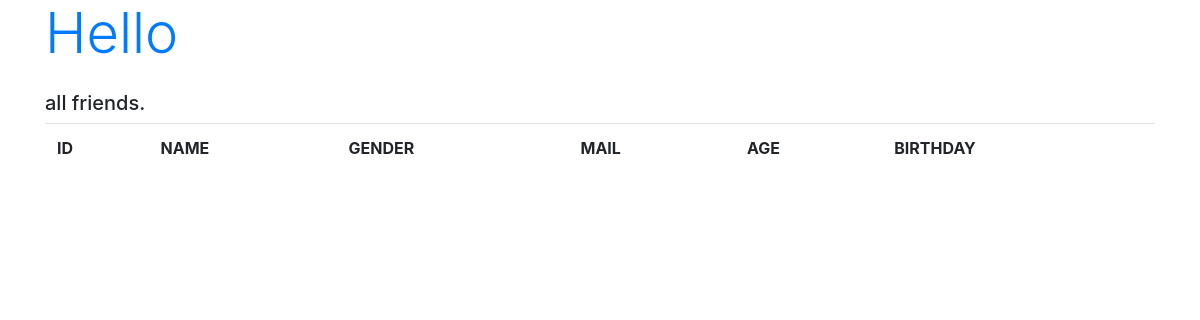
The page /hello/ on the database as committed earlier.
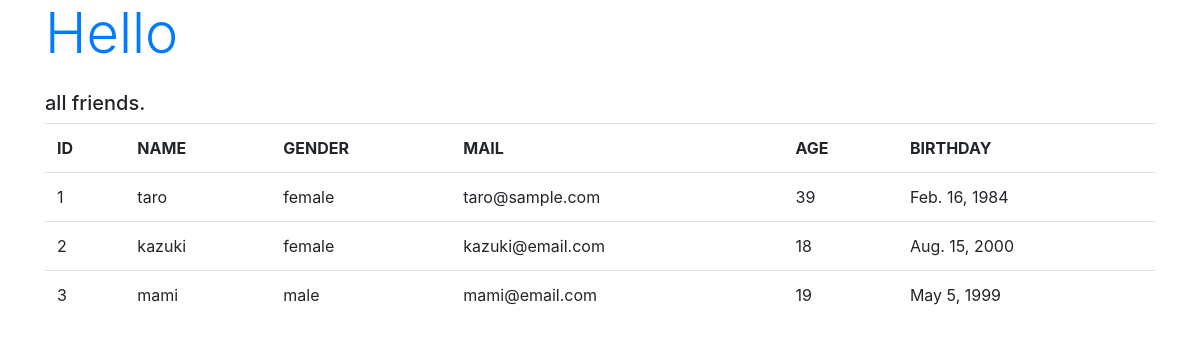
The same page on the database as committed later.
### hello/models.py (models this page shows, shortened)
class Friend(models.Model):
  name = models.CharField(max_length=100)
  mail = models.EmailField(max_length=200)
  gender = models.BooleanField()
  age = models.IntegerField(default=0)
  birthday = models.DateField()

### hello/views.py (the view)
# urls.py: path('', views.index, name='index')
def index(request):
  data = Friend.objects.all()
  params = {
    'title': 'Hello',
    'message': 'all friends.',
    'data': data,
  }
  return render(request, 'hello/index.html', params)

### hello/templates/hello/index.html (shortened to what this page needs)
{% load static %}
<!doctype html>
<html lang="ja">
<head>
  <link rel="stylesheet" href="https://stackpath.bootstrapcdn.com/bootstrap/4.3.1/css/bootstrap.min.css"/>
</head>
<body class="container">
  <h1 class="display-4 text-primary">{{title}}</h1>
  <p class="h5 mt-4">{{message|safe}}</p>
  <table class="table">
    <tr>
      <th>ID</th>
      <th>NAME</th>
      <th>GENDER</th>
      <th>MAIL</th>
      <th>AGE</th>
      <th>BIRTHDAY</th>
    </tr>
    {% for item in data %}
    <tr>
      <td>{{ item.id }}</td>
      <td>{{ item.name }}</td>
      <td>
        {% if item.gender == False %} male {% endif %}
        {% if item.gender == True %} female {% endif %}
      </td>
      <td>{{ item.mail }}</td>
      <td>{{ item.age }}</td>
      <td>{{item.birthday }}</td>
    </tr>
    {% endfor %}
  </table>
</body>
</html>

Rows that differ between the two databases and show on the page:
added Friend: id "1", name "taro", gender "female", mail "taro@sample.com", age "39", birthday "Feb. 16, 1984"
added Friend: id "2", name "kazuki", gender "female", mail "kazuki@email.com", age "18", birthday "Aug. 15, 2000"
added Friend: id "3", name "mami", gender "male", mail "mami@email.com", age "19", birthday "May 5, 1999"
